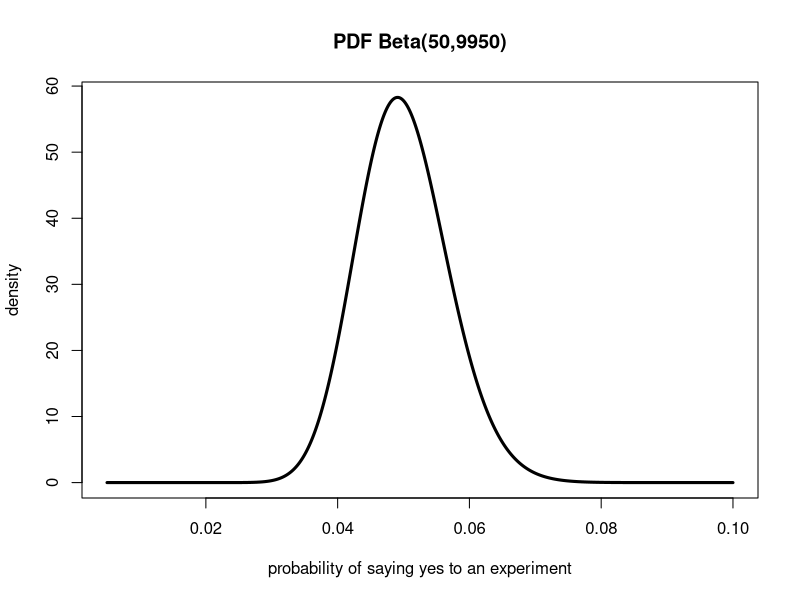
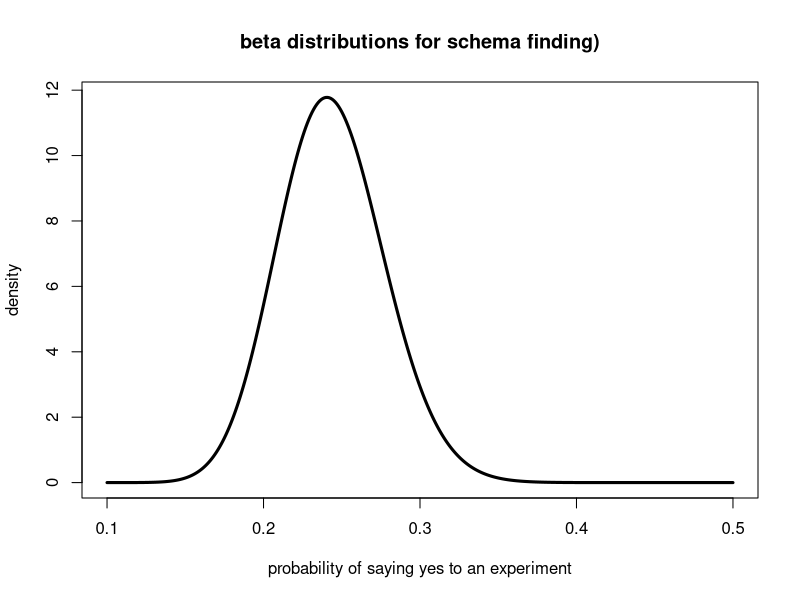
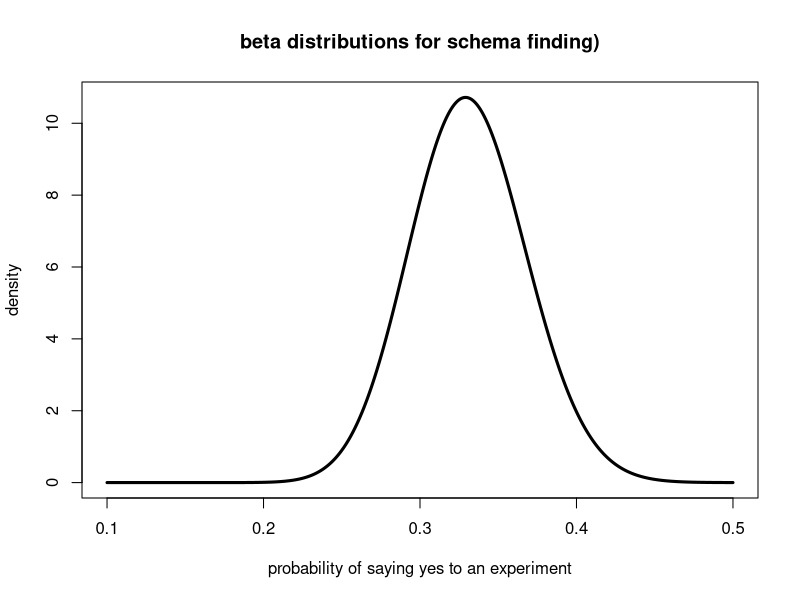
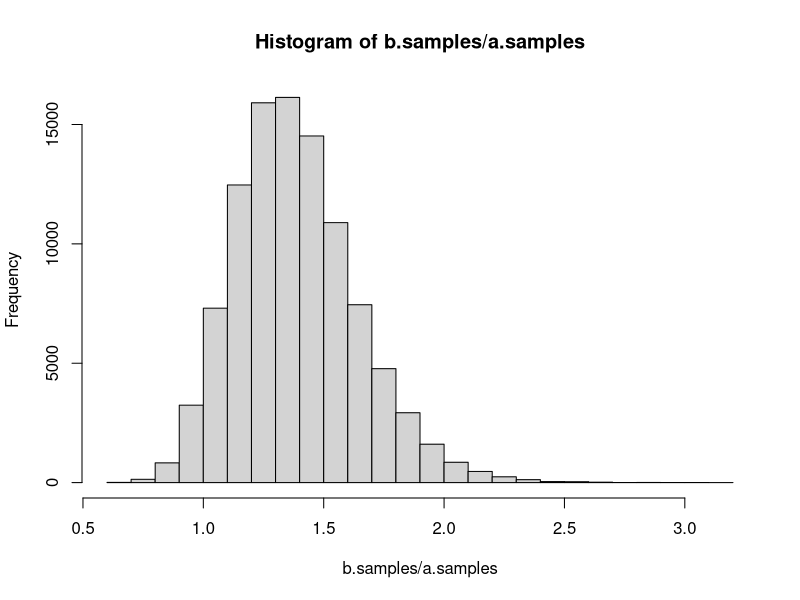

Generate these figures, in order, with R:
## ---- chunk 1
xs <- seq(0.005,0.1,by=0.00001) 
xs.all <- seq(0,1,by=0.0001) 
plot(xs,dbeta(xs,50,1000-50),
     type='l',lwd=3, ylab="density", 
     xlab="probability of saying yes to an experiment", 
     main="PDF Beta(50,9950)")

## ---- chunk 2

xs <- seq(0.1,.5,by=0.001) 
xs.all <- seq(0,1,by=0.01) 

plot(xs,dbeta(xs,39,121),
     type='l',lwd=3, ylab="density", 
     xlab="probability of saying yes to an experiment", 
     main="beta distributions for schema finding)")

## ---- chunk 3
plot(xs,dbeta(xs,53,107),
     type='l',lwd=3, ylab="density", 
     xlab="probability of saying yes to an experiment", 
     main="beta distributions for schema finding)")
## ---- chunk 4
n.trials <- 100000
prior.alpha <- 3
prior.beta <- 7
a.samples <- rbeta(n.trials,36+prior.alpha,114+prior.beta)
b.samples <- rbeta(n.trials,50+prior.alpha,100+prior.beta)

p.b_superior <- sum(b.samples > a.samples)/n.trials
p.b_superior
## ---- chunk 5
hist(b.samples/a.samples)
